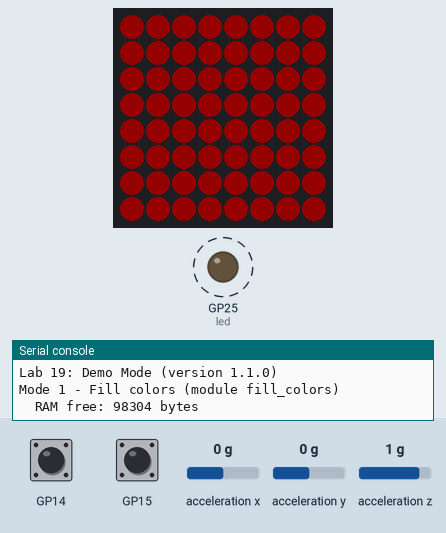
This program was run on a simulated Raspberry Pi Pico running MicroPython. Shown: 8×8 RGB LED matrix (first LED top left, wired row by row, every second row reversed), output pins drawn as LEDs (lit = HIGH), the last lines printed to the serial console. Dashed ring = blinking. The test bench sets the inputs (shaded band); at power-on: GP14 HIGH, GP15 HIGH, acceleration x 0 g, acceleration y 0 g, acceleration z 1 g. Dim RGB values are drawn brighter than linear; library files of the repository ran but are not shown: font.py; pins used as bus, display or sensor lines are not drawn.

Above: at 1.2 s.
1.3 s: GP14 pulled LOW for 0.15 s
At 1.9 s:
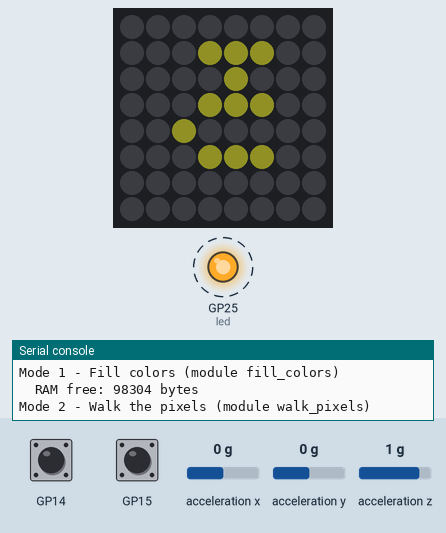
2.0 s: GP15 pulled LOW for 0.15 s
At 2.16 s:
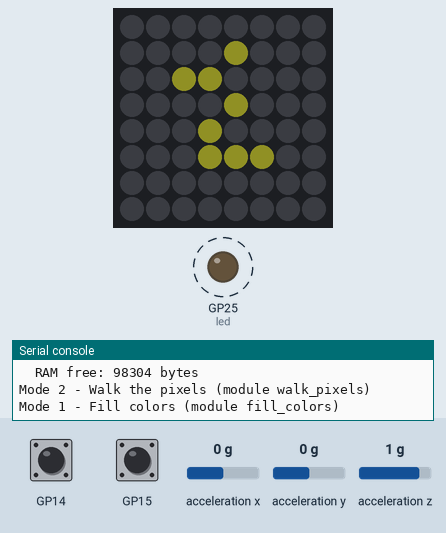
2.7 s: GP15 pulled LOW for 1 s
At 3.5 s:
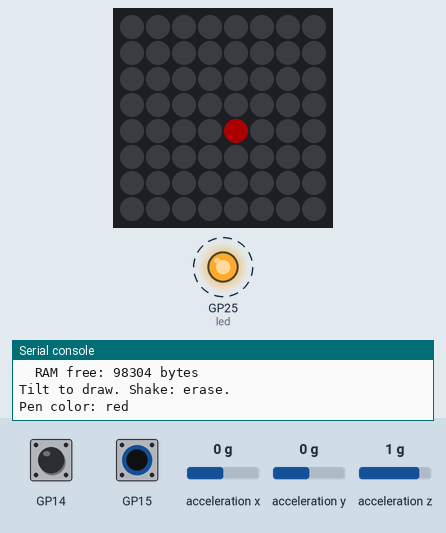
4.3 s: acceleration x set to -1.4 g
At 4.53 s:
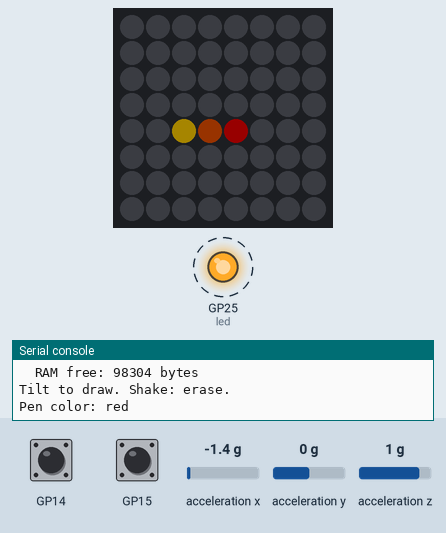
6.3 s: acceleration y set to -1.4 g
At 6.55 s:
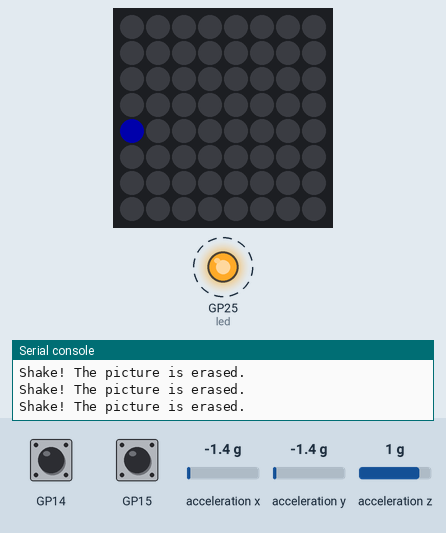
8.6 s: GP15 pulled LOW for 0.15 s
At 12.06 s:
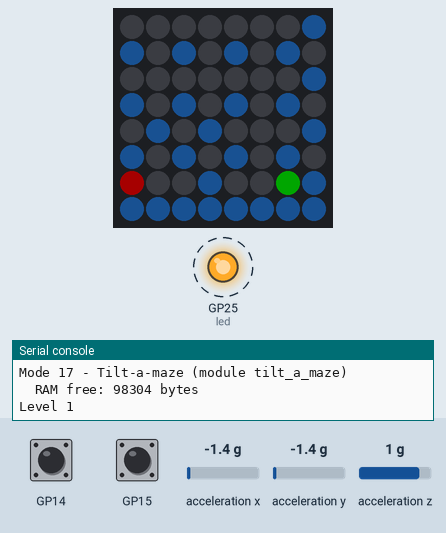
Timing chart, 0 to 12.4 s (numbered marks = the images above; inputs shaded):
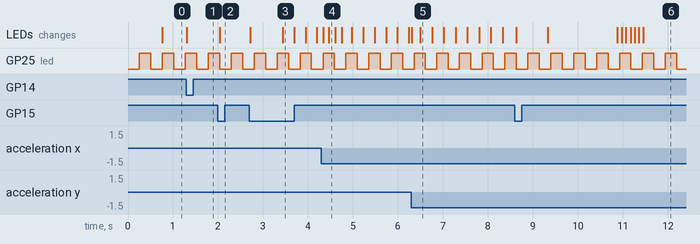

Measured:
- after the input at 1.3 s, the LEDs: change at once (image 1)
- after the input at 4.3 s, the LEDs: first change at once (image 4 shows a later state)
- after the input at 6.3 s, the LEDs: first change at once (image 5 shows a later state)
- after the input at 8.6 s, the LEDs: first change at once (image 6 shows a later state)
- by itself, GP25 (led): alternates HIGH for 0.26 s and LOW for 0.26 s

The program:

19-template-main.py
```python
# Lab 19: Demo Mode
# Filename: 19-template-main.py
# Version: 1.1.0
#
# Every show and game in the kit in one program, for showing the kit off.
# Press button 1 (GPIO 14) for the next mode and button 2 (GPIO 15) for the
# previous one. The matrix shows the mode number for a moment, then the
# mode starts.
#
#   Mode  Show                                   From program
#   1     fill colors                            05
#   2     walk the pixels                        06
#   3     row and column sweep                   08
#   4     winking face                           09 and 11
#   5     picture show                           10
#   6     scrolling message                      12
#   7     three slow bouncing dots               18
#   8     seven faster bouncing dots             18
#   9     twelve colors that leave small trails  18
#   10    rainbow rain                           18
#   11    ripple rings                           18
#   12    a bubble that slides as you tilt       14
#   13    one dot that rolls as you tilt         18
#   14    three dots that roll as you tilt       18
#   15    seven dots that roll as you tilt       18
#   16    sloshing water                         15
#   17    tilt-a-maze                            16
#   18    tilt-a-sketch: tilt to draw            17
#
# Modes 1 to 11 do not use the tilt, and modes 12 to 18 do. Programs 01 to
# 04 and 07 are wiring checks and 13 only prints numbers, so they are left
# out. The buttons change modes here, so the sketch in mode 18 cannot use
# them: its pen changes color by itself, and a shake still erases.
#
# This program is a template for main.py. The Pico runs main.py by itself
# when it powers up, so save a copy on the Pico as main.py and the demo
# starts with no computer. Use a wall charger: many power banks switch off
# when the kit draws only a little current. Thonny's Stop button stops it.
#
# It works like program 18: each mode is a module that is loaded only when
# you switch to it and thrown away when you leave. Add a mode by writing a
# module with a run(settings) function and adding a line to MODES.
# Tried by hand on 2026-10-22: the buttons change modes, and it starts as main.py.

import sys
import gc
import kit

print("Lab 19: Demo Mode (version 1.1.0)")

MODE_NUMBER_MS = 700    # how long the mode number shows before the mode starts

# (name, module to load, settings handed to the module's run() function)
MODES = [
    # shows that do not use the tilt
    ("Fill colors", "fill_colors", None),
    ("Walk the pixels", "walk_pixels", None),
    ("Row and column sweep", "row_column_sweep", None),
    ("Winking face", "winking_face", None),
    ("Picture show", "picture_show", None),
    ("Scrolling message", "scroll_text",
     {"text": "MOVING RAINBOW!", "speed": 9}),
    ("Three dots", "bounce_dots",
     {"colors": [kit.RED, kit.GREEN, kit.BLUE], "speed": 2.5, "fade": 0}),
    ("Seven dots", "bounce_dots",
     {"colors": kit.RAINBOW, "speed": 4, "fade": 0}),
    ("Colors with trails", "bounce_dots",
     {"colors": kit.PALETTE, "speed": 5, "fade": 215}),
    ("Rainbow rain", "rain", None),
    ("Ripple rings", "rings", None),
    # shows and games that use the tilt
    ("Accelerometer bubble", "accel_bubble", None),
    ("Tilt one dot", "tilt_balls",
     {"colors": [kit.BLUE]}),
    ("Tilt three dots", "tilt_balls",
     {"colors": [kit.RED, kit.GREEN, kit.BLUE]}),
    ("Tilt seven dots", "tilt_balls",
     {"colors": kit.RAINBOW}),
    ("Sloshing water", "sloshing_water", None),
    ("Tilt-a-maze", "tilt_a_maze", None),
    ("Tilt-a-sketch", "tilt_a_sketch",
     {"auto_color": True}),
]

def unload(module_name):
    # forget the module so its memory can be reused by the next mode.
    # The picture gallery is big, so forget it too if a mode loaded it.
    for name in (module_name, "pictures"):
        if name in sys.modules:
            del sys.modules[name]
    gc.collect()

kit.mode_buttons_on = True
mode = 0
while True:
    name, module_name, settings = MODES[mode]
    print("Mode", mode + 1, "-", name, "(module " + module_name + ")")
    step = 1
    module = None
    try:
        # a button press during any wait() raises kit.ModeChange
        kit.draw_text(str(mode + 1))
        kit.wait(MODE_NUMBER_MS)
        module = __import__(module_name)
        print("  RAM free:", gc.mem_free(), "bytes")
        module.run(settings)
    except kit.ModeChange as change:
        step = change.args[0]
    except Exception as error:
        # any other problem: print it, then start the same mode again
        print("  Mode", mode + 1, "stopped with an error:")
        sys.print_exception(error)
        step = 0
    module = None       # let go of the module, then forget it
    kit.clear()
    kit.strip.write()
    unload(module_name)
    mode = (mode + step) % len(MODES)
```

kit.py
```python
# Module: Kit Helpers (shared by programs 15 to 19 and the modes they load)
# Filename: kit.py
# Version: 1.2.0
#
# Sets up the matrix, the accelerometer and the two mode buttons one time,
# and gives every mode the same helpers: xy(), clear(), fade_pixels(),
# read_tilt(), draw_text(), wait() and a list of colors.
#
# wait() is how a mode sleeps. It also watches the two mode buttons. When
# program 18 or 19 has turned the buttons on (mode_buttons_on) and one is
# pressed, wait() raises ModeChange and the next or previous mode loads.
# When a mode runs on its own (programs 15 to 17) the buttons are off.
#
# wait() also blinks the LED on the Pico board. If the LED stops blinking,
# the program has stopped. read_tilt() never stops the program: if the
# sensor does not answer, gets stuck, or loses its settings, it uses the
# last good reading and turns the sensor on again.

from machine import Pin, I2C
from neopixel import NeoPixel
from utime import sleep_ms, sleep_us, ticks_ms, ticks_diff
import ustruct
import config
from font import LETTERS

# hardware settings from config.py
NEOPIXEL_PIN = config.NEOPIXEL_PIN
NUMBER_PIXELS = config.NUMBER_PIXELS
MATRIX_WIDTH = config.MATRIX_WIDTH
MATRIX_HEIGHT = config.MATRIX_HEIGHT
SERPENTINE = config.SERPENTINE
BUTTON_PIN_1 = config.BUTTON_PIN_1
BUTTON_PIN_2 = config.BUTTON_PIN_2
ACCEL_I2C_ID = config.ACCEL_I2C_ID
ACCEL_SDA_PIN = config.ACCEL_SDA_PIN
ACCEL_SCL_PIN = config.ACCEL_SCL_PIN
ACCEL_ADDRESS = config.ACCEL_ADDRESS

# LIS3DH registers
CTRL_REG1 = 0x20
CTRL_REG4 = 0x23
ACCEL_DATA_REGISTER = 0x28 | 0x80   # the 0x80 bit makes the chip step through x, y, z
COUNTS_PER_G = 16384
CTRL_REG1_VALUE = 0x57      # 100 readings a second, x y z on
CTRL_REG4_VALUE = 0x88      # high resolution, +/- 2 g

# keeping the sensor working
I2C_FREQ = 100000           # a slower clock is less bothered by noise from the matrix wires
MAX_SAME_READINGS = 100     # a working sensor always wiggles a little, so this many
                            # exactly equal readings in a row means it is stuck
CHECK_MS = 1000             # how often to check that the sensor kept its settings

# the LED on the Pico board blinks while the program runs
HEARTBEAT_MS = 250

# how the sensor is mounted relative to the matrix (same as program 14)
FLIP_X = False
FLIP_Y = True
SWAP_XY = False

# a button press counts once, then is ignored for this many milliseconds
DEBOUNCE_MS = 200

WIDTH = MATRIX_WIDTH
HEIGHT = MATRIX_HEIGHT

# colors. A single pixel can be bright, so the biggest number is 48.
# Modes that light many pixels at once use these dimmed down.
OFF = (0, 0, 0)
RED = (48, 0, 0)
ORANGE = (48, 14, 0)
YELLOW = (40, 32, 0)
GREEN = (0, 48, 0)
BLUE = (0, 0, 48)
INDIGO = (12, 0, 48)
VIOLET = (30, 0, 40)
PINK = (48, 8, 24)
WHITE = (28, 28, 28)
TEAL = (0, 40, 30)
LIME = (20, 48, 0)
SKY = (0, 24, 48)
RAINBOW = [RED, ORANGE, YELLOW, GREEN, BLUE, INDIGO, VIOLET]
PALETTE = RAINBOW + [PINK, WHITE, TEAL, LIME, SKY]
TEXT_COLOR = (16, 16, 4)

strip = NeoPixel(Pin(NEOPIXEL_PIN), NUMBER_PIXELS)

# the buttons connect the pin to GND, so a press reads 0
button1 = Pin(BUTTON_PIN_1, Pin.IN, Pin.PULL_UP)
button2 = Pin(BUTTON_PIN_2, Pin.IN, Pin.PULL_UP)

led = Pin("LED", Pin.OUT)     # "LED" works on the Pico, Pico W and Pico 2
last_blink = ticks_ms()

def heartbeat():
    # flip the LED on the Pico board every HEARTBEAT_MS
    global last_blink
    now = ticks_ms()
    if ticks_diff(now, last_blink) >= HEARTBEAT_MS:
        led.toggle()
        last_blink = now

# setup_sensor(), near the end of this file, sets up I2C and turns the
# sensor on. It runs again if the sensor stops answering, for example
# after a loose wire.


class ModeChange(Exception):
    # raised by wait() when a mode button is pressed: args[0] is 1 for the
    # next mode (button 1) or -1 for the previous mode (button 2)
    pass


mode_buttons_on = False
button1_was_down = False
button2_was_down = False
last_press = ticks_ms()

def check():
    # Look at the two buttons. If one was just pressed and the mode buttons
    # are on, raise ModeChange.
    global button1_was_down, button2_was_down, last_press
    if not mode_buttons_on:
        return
    down1 = button1.value() == 0
    down2 = button2.value() == 0
    pressed1 = down1 and not button1_was_down
    pressed2 = down2 and not button2_was_down
    button1_was_down = down1
    button2_was_down = down2
    now = ticks_ms()
    if (pressed1 or pressed2) and ticks_diff(now, last_press) > DEBOUNCE_MS:
        last_press = now
        if pressed1:
            raise ModeChange(1)
        raise ModeChange(-1)

def wait(ms):
    # sleep for ms milliseconds, but notice a button press right away
    heartbeat()
    check()
    while ms > 0:
        step = min(ms, 10)
        sleep_ms(step)
        ms -= step
        heartbeat()
        check()

def xy(x, y):
    if SERPENTINE and y % 2 == 1:
        return y * MATRIX_WIDTH + (MATRIX_WIDTH - 1 - x)
    return y * MATRIX_WIDTH + x

def clear():
    for i in range(NUMBER_PIXELS):
        strip[i] = OFF

def fade_pixels(keep):
    # keep is 0 to 255: how much of each pixel's color stays. Called every
    # frame, it leaves a fading trail behind anything that moves.
    for i in range(NUMBER_PIXELS):
        r, g, b = strip[i]
        if r or g or b:
            strip[i] = (r * keep // 256, g * keep // 256, b * keep // 256)

def dim(color, brightness):
    # brightness is 0.0 to 1.0
    return (int(color[0] * brightness), int(color[1] * brightness), int(color[2] * brightness))

# The tilt sensor. If it misses a reading (a wire that lost contact for a
# moment, or a bump while you press a button), Python raises OSError. The
# shows keep the last good reading instead of stopping, and the Shell says
# what happened, one time.
sensor_answering = True
last_tilt = (0.0, 0.0)
last_raw = None
same_readings = 0
last_check = ticks_ms()

def sensor_lost():
    global sensor_answering
    if sensor_answering:
        print("The tilt sensor is not answering. Check its wires: GP16, GP17, 3V3 and GND.")
    sensor_answering = False

def free_bus():
    # If a program stops in the middle of a reading, the sensor can be left
    # holding the SDA wire low, and every reading after that fails. Nine
    # clock pulses let it finish sending its byte, then a stop signal
    # (SDA going high while SCL is high) frees the bus.
    scl = Pin(ACCEL_SCL_PIN, Pin.OUT, value=1)
    sda = Pin(ACCEL_SDA_PIN, Pin.IN, Pin.PULL_UP)
    for i in range(9):
        scl.value(0)
        sleep_us(5)
        scl.value(1)
        sleep_us(5)
    scl.value(0)
    sda.init(Pin.OUT, value=0)
    sleep_us(5)
    scl.value(1)
    sleep_us(5)
    sda.init(Pin.IN, Pin.PULL_UP)
    sleep_us(5)

def setup_sensor():
    # the chip starts powered down, and powers down again if it loses power
    global i2c, sensor_answering, same_readings
    free_bus()
    i2c = I2C(ACCEL_I2C_ID, sda=Pin(ACCEL_SDA_PIN), scl=Pin(ACCEL_SCL_PIN), freq=I2C_FREQ)
    same_readings = 0
    try:
        i2c.writeto_mem(ACCEL_ADDRESS, CTRL_REG1, bytes([CTRL_REG1_VALUE]))
        i2c.writeto_mem(ACCEL_ADDRESS, CTRL_REG4, bytes([CTRL_REG4_VALUE]))
    except OSError:
        sensor_lost()
        return
    if not sensor_answering:
        print("The tilt sensor is answering again.")
    sensor_answering = True

setup_sensor()

def check_sensor(raw):
    # Once a second, make sure the sensor still works. A dip in the power can
    # reset it: a reset sensor goes to sleep and keeps sending its last
    # reading, so tilting seems to do nothing.
    global last_raw, same_readings, last_check
    if raw == last_raw:
        same_readings += 1
    else:
        same_readings = 0
    last_raw = raw
    now = ticks_ms()
    if ticks_diff(now, last_check) < CHECK_MS:
        return
    last_check = now
    if same_readings >= MAX_SAME_READINGS:
        print("The tilt sensor got stuck. Turning it on again.")
        setup_sensor()
        return
    try:
        settings = i2c.readfrom_mem(ACCEL_ADDRESS, CTRL_REG1, 1)[0]
    except OSError:
        sensor_lost()
        return
    if settings != CTRL_REG1_VALUE:
        print("The tilt sensor lost its settings. Turning it on again.")
        setup_sensor()

def read_tilt():
    # the pull of gravity along the board, as (gx, gy) in g, pointing
    # toward the low side. When the board stands upright the pull is about 1.
    global last_tilt
    if not sensor_answering:
        setup_sensor()          # it may have lost power, so turn it on again
    try:
        raw = i2c.readfrom_mem(ACCEL_ADDRESS, ACCEL_DATA_REGISTER, 6)
    except OSError:
        sensor_lost()
        return last_tilt
    check_sensor(raw)
    ax, ay, az = ustruct.unpack('<hhh', raw)
    gx = ax / COUNTS_PER_G
    gy = ay / COUNTS_PER_G
    if SWAP_XY:
        gx, gy = gy, gx
    if FLIP_X:
        gx = -gx
    if FLIP_Y:
        gy = -gy
    last_tilt = (gx, gy)
    return gx, gy

def draw_text(text, color=TEXT_COLOR):
    # draw the letters in the middle of the matrix and show them.
    # The letter shapes come from font.py. Two letters fit: "L1" or "12".
    width = len(text) - 1                   # one dark column between letters
    for letter in text:
        width += len(LETTERS[letter][0])
    left = (MATRIX_WIDTH - width) // 2
    top = (MATRIX_HEIGHT - 5) // 2
    clear()
    for letter in text:
        rows = LETTERS[letter]
        for row in range(5):
            for col in range(len(rows[row])):
                x = left + col
                if rows[row][col] == "X" and 0 <= x < MATRIX_WIDTH:
                    strip[xy(x, top + row)] = color
        left += len(rows[0]) + 1
    strip.write()
```

config.py
```python
# Moving Rainbow Configuration file
# Filename: config.py
# Version: 1.0.0
#
# This file contains the hardware configuration for the Tilt-a-Rainbow
# Mini kit. It is imported by each program.

# 8x8 NeoPixel matrix (64 pixels)
NEOPIXEL_PIN = 0
MATRIX_WIDTH = 8
MATRIX_HEIGHT = 8
NUMBER_PIXELS = MATRIX_WIDTH * MATRIX_HEIGHT
# Some 8x8 panels are wired in a zig-zag: row 0 runs left to right,
# row 1 runs right to left, and so on. This panel is NOT: every row runs
# left to right. (Checked on the real panel: pixel 8 sits right below
# pixel 0.) Run 06-walk-pixels.py to see the pixel order.
SERPENTINE = False

# The color number the programs use when ALL 64 pixels are lit at once.
# 64 pixels at (20, 20, 20) draw about 300 mA, safely under the 500 mA a
# USB port supplies. Programs that light only a few pixels can use bigger
# numbers.
LEVEL = 20

# Two mode buttons, each wired from its GPIO pin to GND
BUTTON_PIN_1 = 14
BUTTON_PIN_2 = 15

# Accelerometer on I2C bus 0 (GP16 is SDA, GP17 is SCL)
# LIS3DH accelerometer. 0x19 is the usual address (0x18 if SDO is tied to GND).
# Run 02-probe.py to check.
ACCEL_I2C_ID = 0
ACCEL_SDA_PIN = 16
ACCEL_SCL_PIN = 17
ACCEL_ADDRESS = 0x19
```
